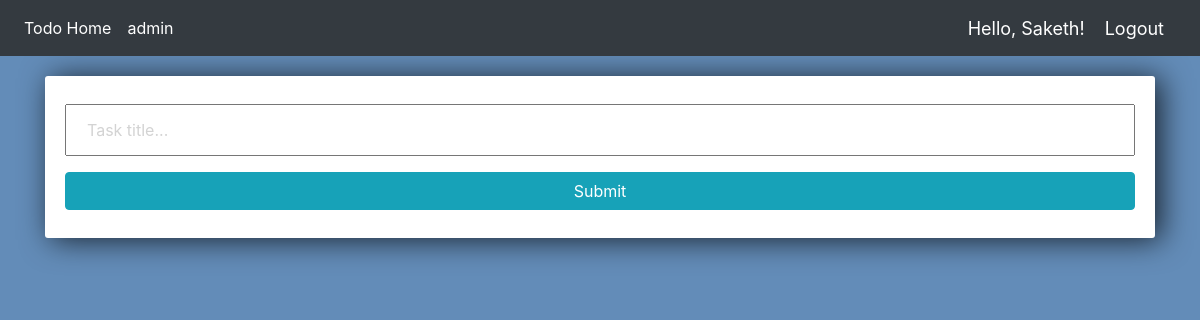
Page / (signed in) on the earlier database version.
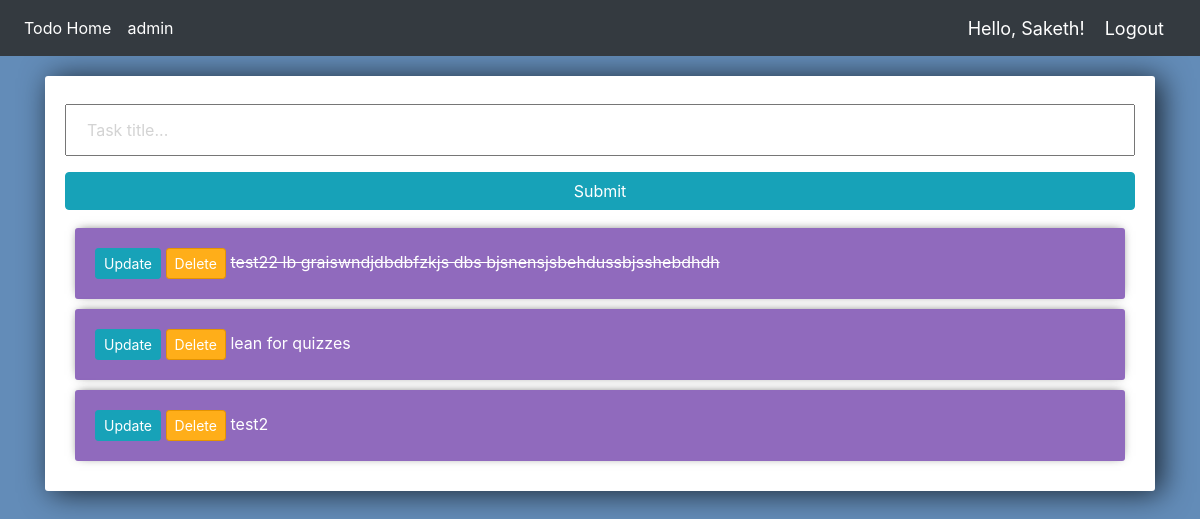
Same page on the later database version.
### todo/models.py (models this page shows, shortened)
class UserTodo(models.Model):
    user = models.ForeignKey(User, on_delete=models.CASCADE)
    user_tasks = models.ForeignKey(UserTask, on_delete=models.CASCADE)

class UserTask(models.Model):
    task_name = models.CharField(max_length=100)
    task_complate = models.BooleanField(default=False)
    task_created_time = models.DateTimeField(auto_now_add=True)

### todo/views.py (the view, shortened to what this page needs)
@login_required(login_url='login_page')
def index(request):
    usertask = UserTodo.objects.filter(user=request.user)
    task_forms = user_task_Forms()
    context = {'tasks': usertask, 'task_forms': task_forms}
    return render(request, 'todo/index.html', context)

### todo/forms.py
class user_task_Forms(forms.ModelForm):
    class Meta:
        model = UserTask
        fields = ('__all__')

### todo/templates/todo/index.html (shortened to what this page needs)
{% extends 'todo/base.html' %}
{% block content %}
    <div class="container-fluid">
        <div class="container">
            <div class="center-column">
                <form class="form" method="POST" action="/">
                    <input type="text" name="task_name" maxlength="100" id="id_title" required=""
                           placeholder="Task title...">
                    <input class="btn btn-info" type="submit" name="Create Task">
                </form>
                <div class="todo-list">
                    {% for task in tasks %}
                        <div class="item-row">
                            <a class="btn btn-sm btn-info" href="{% url 'update_task' task.user_tasks.id %}">Update</a>
                            <a class="btn btn-sm btn-danger"
                               href="{% url 'delete_task' task.user_tasks.id %}">Delete</a>
                            {% if task.user_tasks.task_complate == True %}
                                <strike>{{ task.user_tasks.task_name }}</strike>
                            {% else %}
                                <span>{{ task.user_tasks.task_name }}</span>
                            {% endif %}
                        </div>
                    {% endfor %}
                </div>
            </div>
        </div>
    </div>
{% endblock %}

### todo/templates/todo/base.html (shortened to what this page needs)
<!DOCTYPE html>
<html lang="en">
<head>
    <link rel="stylesheet" href="https://stackpath.bootstrapcdn.com/bootstrap/4.3.1/css/bootstrap.min.css"
>
</head>
<body>
{% include 'todo/navbar.html' %}
{% block content %}
{% endblock %}
</body>
</html>

### todo/templates/todo/navbar.html (shortened to what this page needs)
{% load static %}
<nav class="navbar navbar-expand-lg navbar-dark bg-dark">
    <div class="collapse navbar-collapse" id="navbarNav">
        <ul class="navbar-nav">
            <li class="nav-item active">
                <a class="nav-link" href="{% url 'user_page' %}">Todo Home</a>
            </li>
            {% if user.is_superuser %}
                <li class="nav-item active">
                <a class="nav-link" href="/admin">admin</a>
            {% endif %}
            </li>
        </ul>
    </div>
    <span class="hello-msg">Hello, {{ request.user|title }}!</span>
    <span><a class="hello-msg" href="{% url 'logout_page' %}">Logout</a></span>
</nav>

### todo/templates/todo/index.html (style rules this page uses)
body { background-color: #638CB8; }
input { width: 100%; padding: 12px 20px; margin: 8px 0; box-sizing: border-box; }
input::placeholder { color: #d3d3d3; }
.center-column { width: auto; margin: 20px auto; padding: 20px; background-color: #fff; border-radius: 3px; box-shadow: 6px 2px 30px 0px rgba(0, 0, 0, 0.75); }
.item-row { background-color: #906abd; margin: 10px; padding: 20px; border-radius: 3px; color: #fff; font-size: 16px; box-shadow: 0px -1px 10px -4px rgba(0, 0, 0, 0.75); }
.btn-danger { background-color: #ffae19; border-color: #e59400; }

### todo/templates/todo/navbar.html (style rules this page uses)
.hello-msg { font-size: 18px; color: #fff; margin-right: 20px; }

Differences in the rows shown:
added UserTodo: user_tasks.task_name "test22 lb graiswndjdbdbfzkjs dbs bjsnensjsbehdussbjsshebdhdh"
added UserTodo: user_tasks.task_name "lean for quizzes"
added UserTodo: user_tasks.task_name "test2"
